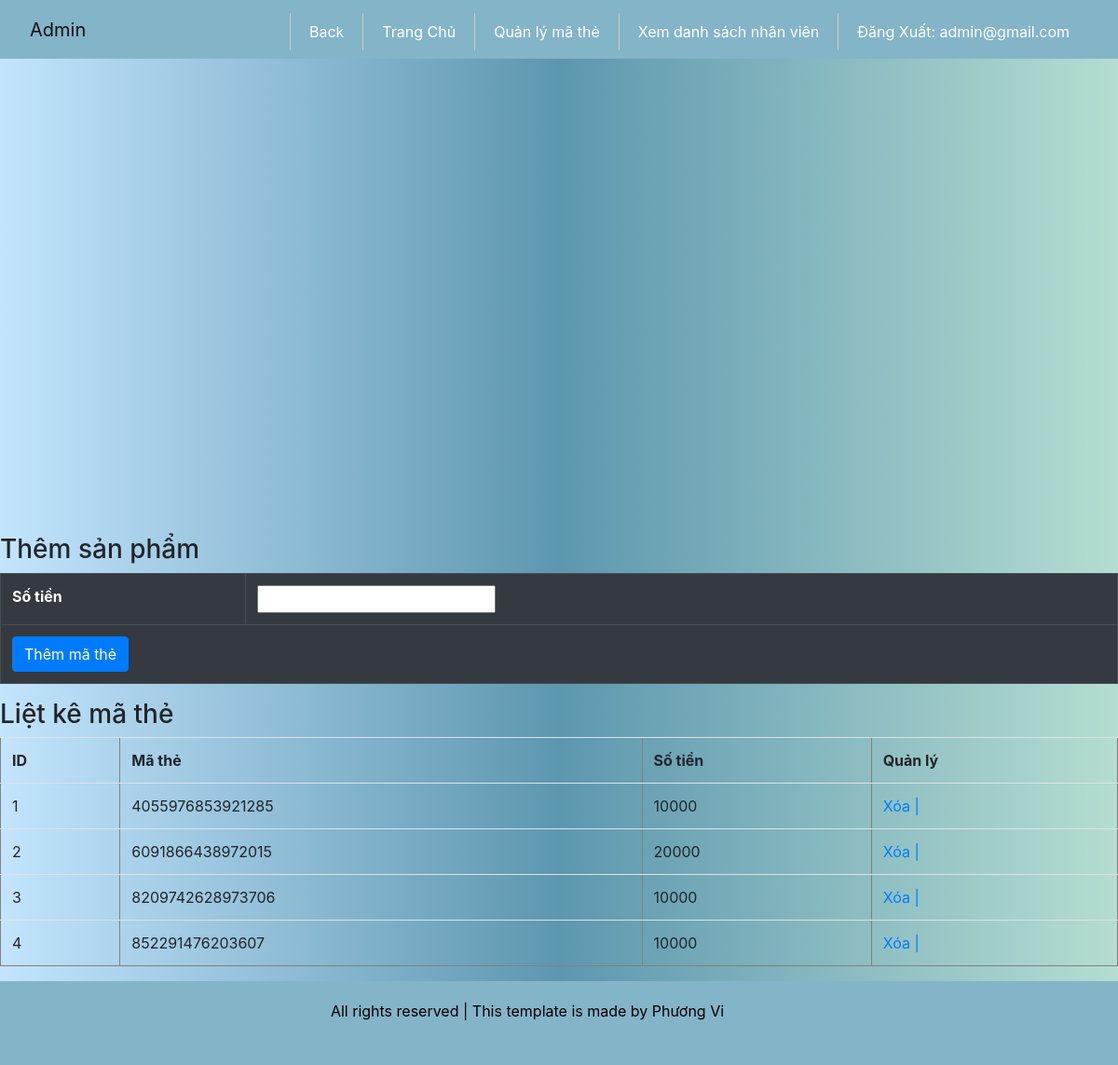
The page /source/admin/index.php?action=quanlimathe&query=them (signed in) on the database its author committed.
### tables this page shows
CREATE TABLE `tbl_taomathe` (
  `ma_the` varchar(100) NOT NULL,
  `sotien` int(11) NOT NULL
);

### source/admin/modules/quanlimathe/lietke.php (the view)
<?php
$sql_lietke="SELECT * FROM tbl_taomathe  ORDER BY ma_the asc  ";
$row_lietke=mysqli_query($mysqli,$sql_lietke);
 ?>
 <h3>Liệt kê mã thẻ </h3>
<table border="1" style="width: 100%" class="table table-hover">
  <tr>
    <th>ID</th>
    <th>Mã thẻ </th>
     <th>Số tiền</th>
     <th>Quản lý </th>
  </tr>
  <?php
  	$i=0;
  	while($row=mysqli_fetch_array($row_lietke)) {
  			$i++;
   ?>
 <tr>
   <td><?php echo $i ?></td>
    <td><?php echo $row['ma_the'] ?></td>
     <td><?php echo $row['sotien'] ?></td>
    <td>
    		<a href="modules/quanlimathe/xuly.php?ma_the=<?php echo $row['ma_the']?> ">Xóa  |</a>
    </td>
  </tr>
  <?php
}
   ?>
</table>

### source/style.css (style rules this page uses)
body { background-image: linear-gradient(to left ,#b5ddd1,rgb(93 151 175),#c3e4fd) !important; }
body { width: 100%; background-image: linear-gradient(to left ,#b5ddd1,rgb(93 151 175),#c3e4fd) !important; font-family: 'Gamja Flower'; }

### rows shown on the page
tbl_taomathe: ma_the "4055976853921285", sotien "10000"
tbl_taomathe: ma_the "6091866438972015", sotien "20000"
tbl_taomathe: ma_the "8209742628973706", sotien "10000"
tbl_taomathe: ma_the "852291476203607", sotien "10000"

### other values the page prints
$_SESSION['dangnhap'] "admin@gmail.com"
